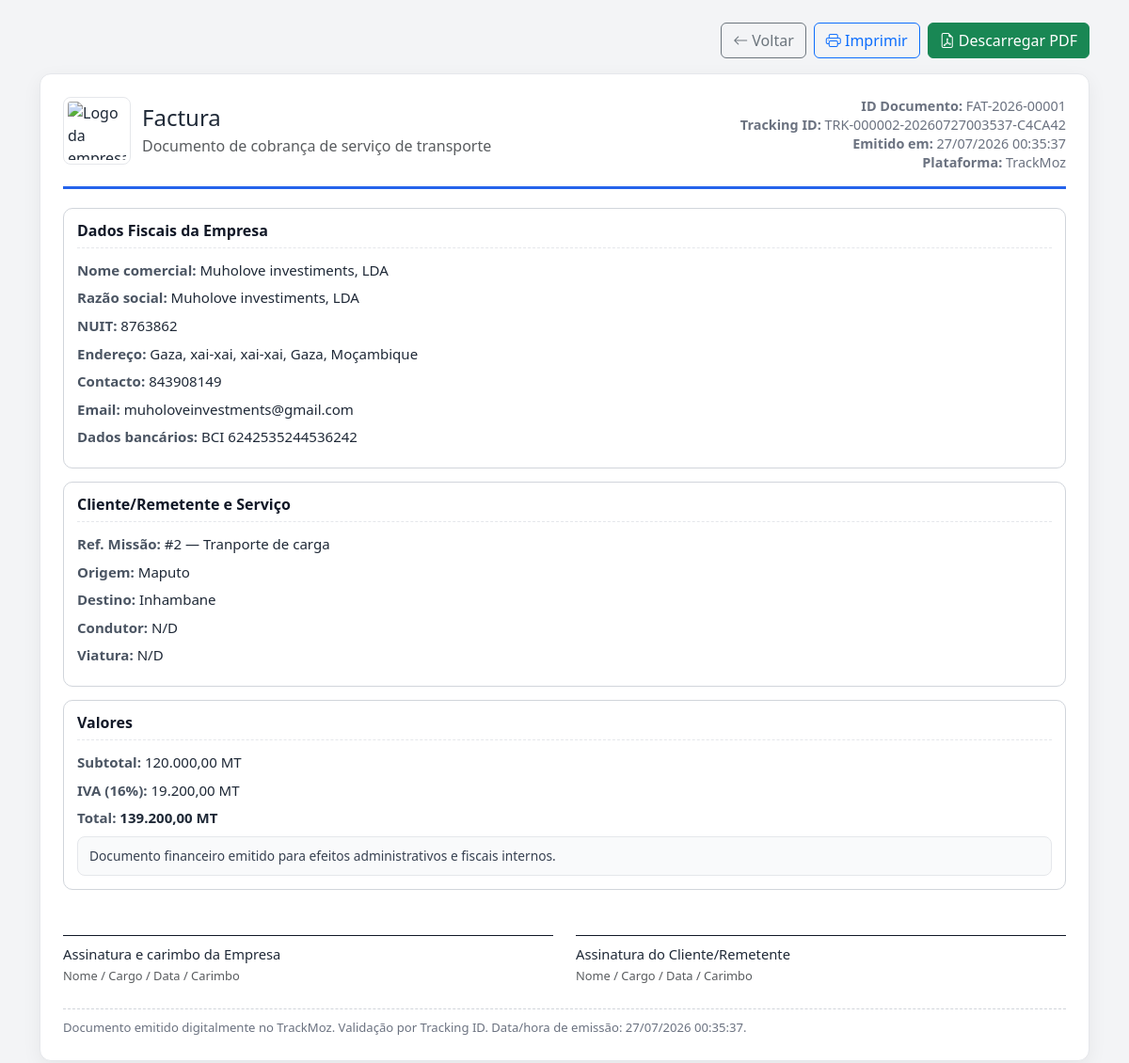
The page /pages/contratante/documentos/fatura.php?missao=2 (signed in) on the database its author committed.
### tables this page shows
CREATE TABLE `perfil_empresa` (
  `id` int(11) NOT NULL,
  `usuario_id` int(11) NOT NULL,
  `nome_empresa` varchar(100) NOT NULL,
  `nuit` varchar(30) DEFAULT NULL,
  `tipo_empresa` varchar(50) DEFAULT NULL,
  `cnpj` varchar(20) DEFAULT NULL,
  `ramo_atividade` varchar(100) DEFAULT NULL,
  `site` varchar(255) DEFAULT NULL,
  `descricao` text,
  `endereco` varchar(255) DEFAULT NULL,
  `cidade` varchar(100) DEFAULT NULL,
  `responsavel_legal` varchar(100) DEFAULT NULL,
  `provincia` varchar(100) DEFAULT NULL,
  `telefone_comercial` varchar(20) DEFAULT NULL,
  `banco` varchar(100) DEFAULT NULL,
  `iban` varchar(100) DEFAULT NULL,
  `email_comercial` varchar(100) DEFAULT NULL,
  `avaliacao_media` decimal(3,1) DEFAULT '0.0',
  `total_missoes` int(11) DEFAULT '0',
  `verificada` tinyint(1) DEFAULT '0',
  `observacoes_verificacao` text,
  `distrito` varchar(100) DEFAULT NULL
);

CREATE TABLE `missoes` (
  `id` int(11) NOT NULL,
  `empresa_id` int(11) NOT NULL,
  `caminhoneiro_id` int(11) DEFAULT NULL,
  `transportador_id` int(11) DEFAULT NULL,
  `parceria_id` int(11) DEFAULT NULL,
  `titulo` varchar(100) NOT NULL,
  `descricao` text,
  `origem` varchar(100) NOT NULL,
  `local_origem_id` int(11) DEFAULT NULL,
  `destino` varchar(100) NOT NULL,
  `local_destino_id` int(11) DEFAULT NULL,
  `tipo_veiculo` varchar(50) DEFAULT NULL,
  `tipo_carga` varchar(50) DEFAULT NULL,
  `peso_carga` decimal(10,2) DEFAULT NULL,
  `valor` decimal(10,2) DEFAULT NULL,
  `prazo_entrega` date DEFAULT NULL,
  `status` enum('aberta','em_negociacao','aceita','em_andamento','concluida','cancelada','aguardando_confirmacao','emergencia','em_transito','em_entrega') DEFAULT 'aberta',
  `data_criacao` timestamp NULL DEFAULT CURRENT_TIMESTAMP,
  `data_atualizacao` timestamp NULL DEFAULT CURRENT_TIMESTAMP ON UPDATE CURRENT_TIMESTAMP,
  `ultima_atualizacao` timestamp NULL DEFAULT CURRENT_TIMESTAMP ON UPDATE CURRENT_TIMESTAMP,
  `status_viagem` enum('nao_iniciada','coleta','entrega','finalizada') DEFAULT 'nao_iniciada',
  `requer_documento_carga` tinyint(1) DEFAULT '0',
  `tipo_documento_carga` varchar(100) DEFAULT NULL,
  `chegada_destino` timestamp NULL DEFAULT NULL,
  `data_inicio` timestamp NULL DEFAULT NULL,
  `data_coleta` timestamp NULL DEFAULT NULL,
  `data_chegada` timestamp NULL DEFAULT NULL
);

### includes/helpers.php (called while the page is built, shortened)
<?php
function e(?string $value): string
{
    return htmlspecialchars((string)($value ?? ''), ENT_QUOTES, 'UTF-8');
}
function table_has_column(PDO $conn, string $table, string $column): bool
{
    $stmt = $conn->prepare(
        'SELECT COUNT(*) FROM information_schema.COLUMNS
         WHERE TABLE_SCHEMA = DATABASE() AND TABLE_NAME = :t AND COLUMN_NAME = :c'
    );
    $stmt->execute([':t' => $table, ':c' => $column]);
    return (int)$stmt->fetchColumn() > 0;
}

### includes/branding-helpers.php (called while the page is built, shortened)
<?php
require_once __DIR__ . '/helpers.php';
function tmz_branding_defaults(): array
{
    return [
        'usuario_id'          => 0,
        'tipo'                => 'empresa',
        'nome_comercial'      => 'TrackMoz',
        'razao_social'        => '',
        'nuit'                => '',
        'endereco'            => '',
        'cidade'              => '',
        'distrito'            => '',
        'provincia'           => '',
        'pais'                => 'Moçambique',
        'telefone'            => '',
        'telefone_comercial'  => '',
        'email'               => '',
        'email_comercial'     => '',
        'website'             => '',
        'cor_institucional'   => '#2563eb',
        'descricao'           => '',
        'ano_fundacao'        => null,
        'especialidade'       => '',
        'licenca'             => '',
        'provincias_operacao' => '',
        'logo_url'            => null,
        'banco'               => '',
        'iban'                => '',
        'responsavel_legal'   => '',
    ];
}
function tmz_logo_url(?string $filename, string $pasta = 'logos'): ?string
{
    $file = trim((string)$filename);
    if ($file === '') {
        return null;
    }
    return BASE_URL . '/uploads/' . $pasta . '/' . rawurlencode($file);
}
function tmz_get_branding(PDO $conn, int $usuarioId, string $tipo = 'empresa'): array
{
    $brand = tmz_branding_defaults();
    $stmt = $conn->prepare('SELECT id, nome, email, telefone, tipo_usuario FROM usuarios WHERE id = ?');
    $stmt->execute([$usuarioId]);
    $u = $stmt->fetch(PDO::FETCH_ASSOC);
    $brand['usuario_id'] = $usuarioId;
    $brand['tipo']       = $u['tipo_usuario'] ?? $tipo;
    $brand['email']      = $u['email'] ?? '';
    $brand['telefone']   = $u['telefone'] ?? '';
    $stmt = $conn->prepare('SELECT * FROM perfil_empresa WHERE usuario_id = ? LIMIT 1');
    $stmt->execute([$usuarioId]);
    $p = $stmt->fetch(PDO::FETCH_ASSOC) ?: [];
    $brand['nome_comercial']     = $p['nome_empresa'] ?? $u['nome'] ?? '';
    $brand['razao_social']       = $p['razao_social'] ?? $p['nome_empresa'] ?? '';
    $brand['nuit']               = $p['nuit'] ?? '';
    $brand['endereco']           = $p['endereco'] ?? '';
    $brand['cidade']             = $p['cidade'] ?? '';
    $brand['distrito']           = $p['distrito'] ?? '';
    $brand['provincia']          = $p['provincia'] ?? '';
    $brand['pais']               = $p['pais'] ?? 'Moçambique';
    $brand['telefone_comercial'] = $p['telefone_comercial'] ?? '';
    $brand['email_comercial']    = $p['email_comercial'] ?? ($p['email_comercial'] ?? '');
    $brand['website']            = $p['website'] ?? ($p['site'] ?? '');
    $brand['cor_institucional']  = $p['cor_institucional'] ?? '#2563eb';
    $brand['descricao']          = $p['descricao'] ?? '';
    $brand['ano_fundacao']       = $p['ano_fundacao'] ?? null;
    $brand['especialidade']      = $p['especialidade'] ?? ($p['ramo_atividade'] ?? ($p['tipo_empresa'] ?? ''));
    $brand['licenca']            = $p['licenca'] ?? ($p['cnpj'] ?? '');
    $brand['provincias_operacao']= $p['provincias_operacao'] ?? '';
    $brand['logo_url']           = tmz_logo_url($p['logo_empresa'] ?? null);
    $brand['banco']              = $p['banco'] ?? '';
    $brand['iban']               = $p['iban'] ?? '';
    $brand['responsavel_legal']  = $p['responsavel_legal'] ?? '';
    return $brand;
}
function tmz_branding_endereco_linha(array $brand): string
{
    $parts = array_filter([
        $brand['endereco'] ?? '',
        $brand['cidade'] ?? '',
        $brand['distrito'] ?? '',
        $brand['provincia'] ?? '',
        $brand['pais'] ?? '',
    ], fn($v) => trim((string)$v) !== '');
    return implode(', ', $parts) ?: 'N/D';
}
function tmz_branding_css_var(array $brand): string
{
    $cor = preg_match('/^#[0-9a-fA-F]{6}$/', (string)($brand['cor_institucional'] ?? ''))
        ? $brand['cor_institucional']
        : '#2563eb';
    return $cor;
}

### pages/contratante/documentos/fatura.php (the view, shortened to what this page needs)
<?php
require_once '../../../config/database.php';
require_once '../../../includes/helpers.php';
require_once '../../../includes/documento-profissional.php';
$missao_id = isset($_GET['missao']) ? (int)$_GET['missao'] : 0;
$empresaFilter = (($_SESSION['user_type'] ?? '') === 'empresa') ? (int)$_SESSION['user_id'] : null;
$hasLogoColumn = table_has_column($conn, 'perfil_empresa', 'logo_empresa');
$logoSelect = $hasLogoColumn ? ', pe.logo_empresa' : ", '' AS logo_empresa";
$sql = "SELECT m.*, ue.nome AS nome_empresa_usuario, ue.foto_perfil,
        pe.nome_empresa, pe.nuit, pe.endereco, pe.telefone_comercial, pe.email_comercial, pe.iban, pe.banco {$logoSelect},
        u.id AS caminhoneiro_id, u.nome AS nome_caminhoneiro, u.telefone AS telefone_caminhoneiro,
        pc.tipo_veiculo, pc.placa_veiculo
        FROM missoes m
        JOIN usuarios ue ON ue.id = m.empresa_id
        LEFT JOIN perfil_empresa pe ON pe.usuario_id = m.empresa_id
        LEFT JOIN usuarios u ON u.id = m.caminhoneiro_id
        LEFT JOIN perfil_caminhoneiro pc ON pc.usuario_id = m.caminhoneiro_id
        WHERE m.id = :id";
if ($empresaFilter !== null) {
    $sql .= " AND m.empresa_id = :empresa_id";
}
$st = $conn->prepare($sql);
$params = [':id' => $missao_id];
if ($empresaFilter !== null) $params[':empresa_id'] = $empresaFilter;
$st->execute($params);
$doc = $st->fetch(PDO::FETCH_ASSOC);
$ids = tmz_docs_number_and_tracking($conn, 'fatura', $missao_id, (int)$doc['empresa_id']);
$documentId = $ids['numero_documento'];
$trackingId = $ids['tracking_id'];
$base = (float)($doc['valor'] ?? 0);
$taxaIva = 0.16;
$iva = round($base * $taxaIva, 2);
$total = $base + $iva;
$docBrand = tmz_doc_brand_for_missao($conn, $doc);
$logoUrl = $docBrand['logoUrl'];
$accentColor = $docBrand['accent'];
$brand = $docBrand['brand'];
$backUrl = BASE_URL . '/pages/contratante/detalhes-missao.php?id=' . $missao_id;
?>
<?php echo tmz_html_empresa_emissora($brand, 'Dados Fiscais da Empresa'); ?>
<div class="doc-section">
    <h6>Cliente/Remetente e Serviço</h6>
    <div class="kv"><span class="k">Ref. Missão:</span> #<?php echo (int)$missao_id; ?> — <?php echo e(tmz_safe_text($doc['titulo'] ?? null)); ?></div>
    <div class="kv"><span class="k">Origem:</span> <?php echo e(tmz_safe_text($doc['origem'] ?? null)); ?></div>
    <div class="kv"><span class="k">Destino:</span> <?php echo e(tmz_safe_text($doc['destino'] ?? null)); ?></div>
    <div class="kv"><span class="k">Condutor:</span> <?php echo e(tmz_safe_text($doc['nome_caminhoneiro'] ?? null)); ?></div>
    <div class="kv"><span class="k">Viatura:</span> <?php echo e(tmz_safe_text(($doc['tipo_veiculo'] ?? '') . ' ' . ($doc['placa_veiculo'] ?? ''))); ?></div>
</div>
<div class="doc-section">
    <h6>Valores</h6>
    <div class="kv"><span class="k">Subtotal:</span> <?php echo e(tmz_doc_money($base)); ?></div>
    <div class="kv"><span class="k">IVA (16%):</span> <?php echo e(tmz_doc_money($iva)); ?></div>
    <div class="kv"><span class="k">Total:</span> <strong><?php echo e(tmz_doc_money($total)); ?></strong></div>
    <div class="doc-note mt-2">Documento financeiro emitido para efeitos administrativos e fiscais internos.</div>
</div>
<?php
$body = ob_get_clean();
tmz_render_document_page(
    'Factura',
    'Documento de cobrança de serviço de transporte',
    $documentId,
    $trackingId,
    $backUrl,
    $logoUrl,
    $body,
    [
        'Assinatura e carimbo da Empresa',
        'Assinatura do Cliente/Remetente',
    ],
    $accentColor
);
exit;

### includes/documento-profissional.php (shortened to what this page needs)
<?php
require_once __DIR__ . '/helpers.php';
require_once __DIR__ . '/branding-helpers.php';
function tmz_safe_text($value, string $fallback = 'N/D'): string
{
    $txt = trim((string)($value ?? ''));
    return $txt !== '' ? $txt : $fallback;
}
function tmz_doc_money($value): string
{
    return number_format((float)$value, 2, ',', '.') . ' MT';
}
function tmz_doc_signature_block(string $title): string
{
    return '<div class="sign-box">' . e($title) . '<br><small class="text-muted">Nome / Cargo / Data / Carimbo</small></div>';
}
function tmz_company_logo_url(array $doc): ?string
{
    $logo = trim((string)($doc['logo_empresa'] ?? ''));
    $fallback = trim((string)($doc['foto_perfil'] ?? ''));
    if ($fallback !== '') {
        return BASE_URL . '/uploads/perfil/' . rawurlencode($fallback);
    }
    return null;
}
function tmz_doc_brand_for_missao(PDO $conn, array $doc): array
{
    $brand = tmz_get_branding($conn, (int)($doc['empresa_id'] ?? 0), 'empresa');
    return [
        'brand'   => $brand,
        'logoUrl' => $brand['logo_url'] ?? tmz_company_logo_url($doc),
        'accent'  => tmz_branding_css_var($brand),
    ];
}
function tmz_html_empresa_emissora(array $brand, string $titulo = 'Empresa Emissora'): string
{
    $html = '<div class="doc-section"><h6>' . e($titulo) . '</h6>';
    $html .= '<div class="kv"><span class="k">Nome comercial:</span> ' . e(tmz_safe_text($brand['nome_comercial'] ?? null)) . '</div>';
    if (trim((string)($brand['razao_social'] ?? '')) !== '') {
        $html .= '<div class="kv"><span class="k">Razão social:</span> ' . e(tmz_safe_text($brand['razao_social'])) . '</div>';
    }
    $html .= '<div class="kv"><span class="k">NUIT:</span> ' . e(tmz_safe_text($brand['nuit'] ?? null)) . '</div>';
    $html .= '<div class="kv"><span class="k">Endereço:</span> ' . e(tmz_branding_endereco_linha($brand)) . '</div>';
    $contacto = trim((string)($brand['telefone_comercial'] ?? '')) ?: trim((string)($brand['telefone'] ?? ''));
    $html .= '<div class="kv"><span class="k">Contacto:</span> ' . e(tmz_safe_text($contacto)) . '</div>';
    if (trim((string)($brand['email_comercial'] ?? '')) !== '') {
        $html .= '<div class="kv"><span class="k">Email:</span> ' . e(tmz_safe_text($brand['email_comercial'])) . '</div>';
    }
    $bancoInfo = trim(trim((string)($brand['banco'] ?? '')) . ' ' . trim((string)($brand['iban'] ?? '')));
    if ($bancoInfo !== '') {
        $html .= '<div class="kv"><span class="k">Dados bancários:</span> ' . e($bancoInfo) . '</div>';
    }
    $html .= '</div>';
    return $html;
}
function tmz_render_document_page(
    string $title,
    string $subtitle,
    string $documentId,
    string $trackingId,
    string $backUrl,
    ?string $logoUrl,
    string $bodyHtml,
    ?array $signers = null,
    ?string $accentColor = null
): void {
    $emitidoEm = date('d/m/Y H:i:s');
    ?>
<!DOCTYPE html>
<html lang="pt">
<head>
    <link href="https://cdn.jsdelivr.net/npm/bootstrap@5.3.0/dist/css/bootstrap.min.css" rel="stylesheet">
    <link rel="stylesheet" href="https://cdn.jsdelivr.net/npm/bootstrap-icons@1.7.2/font/bootstrap-icons.css">
</head>
<body>
<div class="container my-4">
    <div class="d-flex justify-content-end gap-2 no-print mb-3">
        <a class="btn btn-outline-secondary" href="<?php echo e($backUrl); ?>">
            <i class="bi bi-arrow-left"></i> Voltar
        </a>
        <button class="btn btn-outline-primary" onclick="window.print()">
            <i class="bi bi-printer"></i> Imprimir
        </button>
        <button class="btn btn-success" id="btnDownloadPdf">
            <i class="bi bi-file-earmark-pdf"></i> Descarregar PDF
        </button>
    </div>
    <div class="doc-card p-4" id="docContent">
        <div class="doc-head d-flex justify-content-between align-items-start flex-wrap gap-3">
            <div class="doc-brand">
                <?php if ($logoUrl !== null): ?>
                    <img src="<?php echo e($logoUrl); ?>" alt="Logo da empresa" class="doc-logo">
                <?php else: ?>
                    <div class="doc-logo d-flex align-items-center justify-content-center">
                        <i class="bi bi-building fs-2 text-secondary"></i>
                    </div>
                <?php endif; ?>
                <div>
                    <h4 class="mb-1"><?php echo e($title); ?></h4>
                    <div class="text-muted"><?php echo e($subtitle); ?></div>
                </div>
            </div>
            <div class="doc-meta text-end">
                <div><strong>ID Documento:</strong> <?php echo e($documentId); ?></div>
                <div><strong>Tracking ID:</strong> <?php echo e($trackingId); ?></div>
                <div><strong>Emitido em:</strong> <?php echo e($emitidoEm); ?></div>
                <div><strong>Plataforma:</strong> TrackMoz</div>
            </div>
        </div>
        <?php echo $bodyHtml; ?>
        <?php
            $defaultSigners = [
                'Assinatura e carimbo da Empresa Transportadora',
                'Assinatura do Cliente/Remetente',
                'Assinatura do Destinatário',
                'Assinatura do Condutor',
            ];
            $signersToRender = $signers ?? $defaultSigners;
        ?>
        <div class="row mt-2">
            <?php foreach ($signersToRender as $label): ?>
                <div class="col-md-6">
                    <?php echo tmz_doc_signature_block((string)$label); ?>
                </div>
            <?php endforeach; ?>
        </div>
        <div class="doc-footer">
            Documento emitido digitalmente no TrackMoz. Validação por Tracking ID.
            Data/hora de emissão: <?php echo e($emitidoEm); ?>.
        </div>
    </div>
</div>
</body>
</html>
<?php
}

### rows shown on the page
perfil_empresa: nome_empresa "Muholove investiments, LDA", nuit "8763862", telefone_comercial "843908149", email_comercial "muholoveinvestments@gmail.com", bancoInfo "BCI 6242535244536242"
missoes: titulo "Tranporte de carga", origem "Maputo", destino "Inhambane", valor "120.000,00 MT", valor "19.200,00 MT", valor "139.200,00 MT"

### other values the page prints
$title "Factura"
$subtitle "Documento de cobrança de serviço de transporte"
$documentId "FAT-2026-00001"
$trackingId "TRK-000002-20260727003537-C4CA42"
$titulo "Dados Fiscais da Empresa"
tmz_branding_endereco_linha($brand) "Gaza, xai-xai, xai-xai, Gaza, Moçambique"
$missao_id "2"
tmz_safe_text($doc['nome_caminhoneiro'] ?? null) "N/D"
$title "Assinatura e carimbo da Empresa"
$title "Assinatura do Cliente/Remetente"
